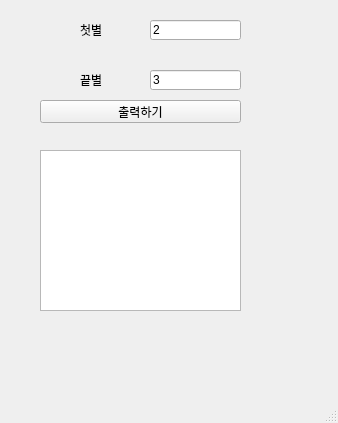
<?xml version="1.0" encoding="UTF-8"?>
<ui version="4.0">
 <class>MainWindow</class>
 <widget class="QMainWindow" name="MainWindow">
  <property name="geometry">
   <rect>
    <x>0</x>
    <y>0</y>
    <width>338</width>
    <height>423</height>
   </rect>
  </property>
  <property name="windowTitle">
   <string>MainWindow</string>
  </property>
  <widget class="QWidget" name="centralwidget">
   <widget class="QLabel" name="lblFrist">
    <property name="geometry">
     <rect>
      <x>80</x>
      <y>20</y>
      <width>31</width>
      <height>20</height>
     </rect>
    </property>
    <property name="text">
     <string>첫별</string>
    </property>
   </widget>
   <widget class="QPushButton" name="pb">
    <property name="geometry">
     <rect>
      <x>40</x>
      <y>100</y>
      <width>201</width>
      <height>23</height>
     </rect>
    </property>
    <property name="text">
     <string>출력하기</string>
    </property>
   </widget>
   <widget class="QLabel" name="lblLast">
    <property name="geometry">
     <rect>
      <x>80</x>
      <y>70</y>
      <width>31</width>
      <height>20</height>
     </rect>
    </property>
    <property name="text">
     <string>끝별</string>
    </property>
   </widget>
   <widget class="QLineEdit" name="leFirst">
    <property name="geometry">
     <rect>
      <x>150</x>
      <y>20</y>
      <width>91</width>
      <height>20</height>
     </rect>
    </property>
    <property name="text">
     <string>2</string>
    </property>
   </widget>
   <widget class="QLineEdit" name="leLast">
    <property name="geometry">
     <rect>
      <x>150</x>
      <y>70</y>
      <width>91</width>
      <height>20</height>
     </rect>
    </property>
    <property name="text">
     <string>3</string>
    </property>
   </widget>
   <widget class="QTextEdit" name="te">
    <property name="geometry">
     <rect>
      <x>40</x>
      <y>150</y>
      <width>201</width>
      <height>161</height>
     </rect>
    </property>
   </widget>
  </widget>
  <widget class="QMenuBar" name="menubar">
   <property name="geometry">
    <rect>
     <x>0</x>
     <y>0</y>
     <width>338</width>
     <height>21</height>
    </rect>
   </property>
  </widget>
  <widget class="QStatusBar" name="statusbar"/>
 </widget>
 <resources/>
 <connections/>
</ui>
